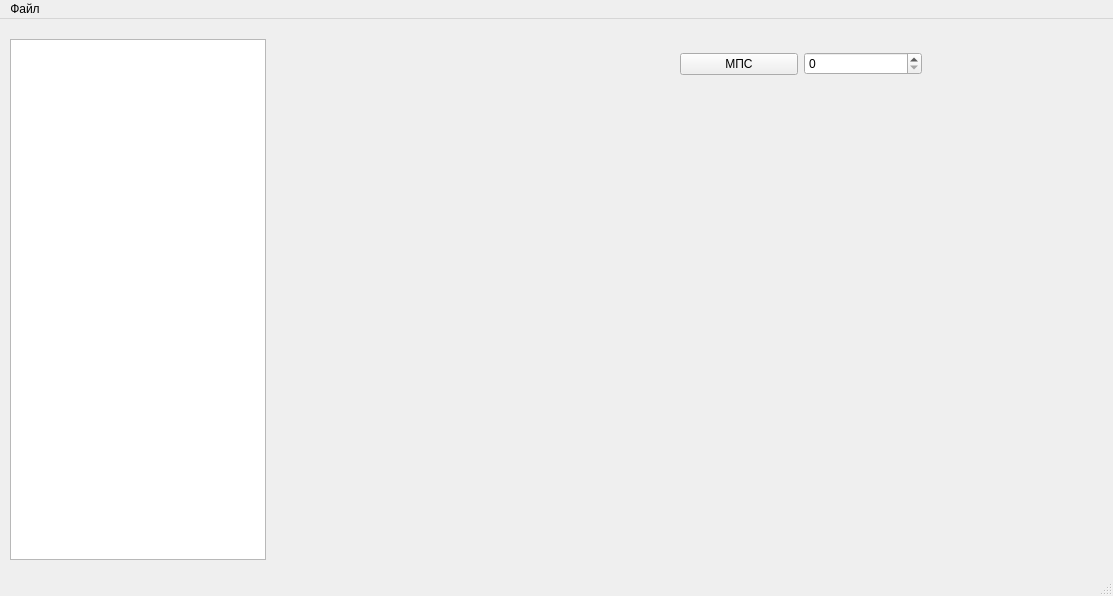
<?xml version="1.0" encoding="UTF-8"?>
<ui version="4.0">
 <class>MainWindow</class>
 <widget class="QMainWindow" name="MainWindow">
  <property name="geometry">
   <rect>
    <x>0</x>
    <y>0</y>
    <width>1113</width>
    <height>596</height>
   </rect>
  </property>
  <property name="windowTitle">
   <string>MainWindow</string>
  </property>
  <widget class="QWidget" name="centralwidget">
   <widget class="PlotWidget" name="GraphWidget" native="true">
    <property name="geometry">
     <rect>
      <x>680</x>
      <y>110</y>
      <width>381</width>
      <height>428</height>
     </rect>
    </property>
   </widget>
   <widget class="QWidget" name="layoutWidget">
    <property name="geometry">
     <rect>
      <x>680</x>
      <y>30</y>
      <width>242</width>
      <height>30</height>
     </rect>
    </property>
    <layout class="QHBoxLayout" name="horizontalLayout">
     <item>
      <widget class="QPushButton" name="pushButton">
       <property name="text">
        <string>МПС</string>
       </property>
      </widget>
     </item>
     <item>
      <widget class="QSpinBox" name="spinBox"/>
     </item>
    </layout>
   </widget>
   <widget class="QListWidget" name="listWidget">
    <property name="geometry">
     <rect>
      <x>10</x>
      <y>20</y>
      <width>256</width>
      <height>521</height>
     </rect>
    </property>
   </widget>
   <widget class="QLabel" name="label">
    <property name="geometry">
     <rect>
      <x>290</x>
      <y>110</y>
      <width>361</width>
      <height>421</height>
     </rect>
    </property>
    <property name="text">
     <string/>
    </property>
   </widget>
   <widget class="QLabel" name="status_bar">
    <property name="geometry">
     <rect>
      <x>680</x>
      <y>75</y>
      <width>381</width>
      <height>31</height>
     </rect>
    </property>
    <property name="text">
     <string/>
    </property>
   </widget>
  </widget>
  <widget class="QMenuBar" name="menubar">
   <property name="geometry">
    <rect>
     <x>0</x>
     <y>0</y>
     <width>1113</width>
     <height>26</height>
    </rect>
   </property>
   <widget class="QMenu" name="menu">
    <property name="title">
     <string>Файл</string>
    </property>
    <addaction name="openfile"/>
    <addaction name="openfile2"/>
    <addaction name="savefile"/>
   </widget>
   <addaction name="menu"/>
  </widget>
  <widget class="QStatusBar" name="statusbar"/>
  <action name="openfile">
   <property name="text">
    <string>Открыть</string>
   </property>
  </action>
  <action name="savefile">
   <property name="text">
    <string>Сохранить</string>
   </property>
  </action>
  <action name="openfile2">
   <property name="text">
    <string>Открыть 2</string>
   </property>
  </action>
 </widget>
 <customwidgets>
  <customwidget>
   <class>PlotWidget</class>
   <extends>QWidget</extends>
   <header>pyqtgraph</header>
   <container>1</container>
  </customwidget>
 </customwidgets>
 <resources/>
 <connections/>
</ui>
